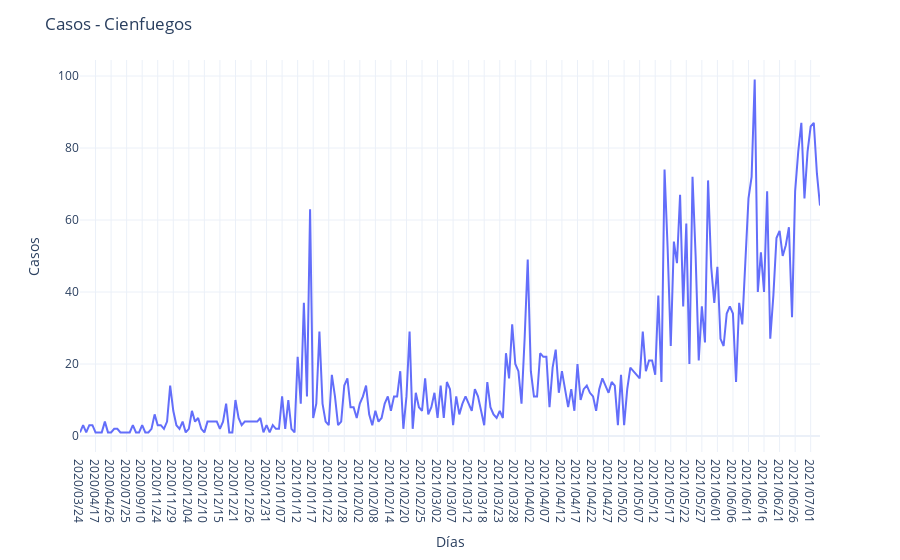

The notebook cell saved with this chart:
### Code cell
fig = px.line(cfg, x="Date", y="N", template=chartTemplate)
fig.update_layout({"title": 'Casos - Cienfuegos',
                   "xaxis": {"title":"Días"},
                   "yaxis": {"title":"Casos"},
                   "showlegend": False})

fig.show()

### Figure 1 — Plotly figure (JSON) as saved in the notebook; plotly's stock layout.template omitted (floating-point values rounded to 4 significant figures; data arrays with more than 128 entries replaced by an {"elided": "..."} marker saying what was removed)
{"data": [{"hovertemplate": "Date=%{x}<br>N=%{y}<extra></extra>", "legendgroup": "", "line": {"color": "#636efa", "dash": "solid"}, "mode": "lines", "name": "", "orientation": "v", "showlegend": false, "type": "scatter", "x": {"elided": "239 str values"}, "xaxis": "x", "y": {"elided": "239 int values"}, "yaxis": "y"}], "layout": {"legend": {"tracegroupgap": 0}, "margin": {"t": 60}, "showlegend": false, "title": {"text": "Casos - Cienfuegos"}, "xaxis": {"anchor": "y", "domain": [0, 1], "title": {"text": "Días"}}, "yaxis": {"anchor": "x", "domain": [0, 1], "title": {"text": "Casos"}}}}
